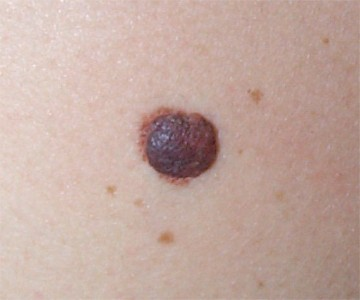
#> input picture data/gdb_benin.jpg, 360 x 300 px, found by its file name
$ python total_variation.py
#> lines starting #> are read from the running program, lines starting #| are printed output that depends on the picture
import numpy as np
import cv2
import matplotlib.pyplot as plt
import scipy.signal as signal
from divers import LECTURE_IMAGE


## Id
def Id(x):
    return x

## Id Transpose
def Idt(x):
    return x

## GRADIENT
def D(x):
    dim = (np.min(np.shape(x)) > 1) + 1
    if dim == 1:
        pass
    elif dim == 2:
        ker = np.array([[0,1,0], [1,-4,1], [0,1,0]], dtype=np.float64)
        lap = signal.convolve2d(x, ker, mode='same', boundary='symm')
    return lap

## GRADIENT Transpose
def Dt(x):
    dim = (np.min(np.shape(x)) > 1) + 1
    if dim == 1:
        pass
    elif dim == 2:
        ker = np.array([[0,1,0], [1,-4,1], [0,1,0]], dtype=np.float64)
        lap = signal.convolve2d(x, ker, mode='same', boundary='symm')
    return lap

## LAPLACIAN
def L(x):
    dim = (np.min(np.shape(x)) > 1) + 1
    if dim == 1:
        pass
    elif dim == 2:
        ker = np.array([[0,1,0], [1,-4,1], [0,1,0]], dtype=np.float64)
        lap = signal.convolve2d(x, ker, mode='same', boundary='symm')
    return lap

## LAPLACIAN Transpose
def Lt(x):
    dim = (np.min(np.shape(x)) > 1) + 1
    if dim == 1:
        pass
    elif dim == 2:
        ker = np.array([[0,1,0], [1,-4,1], [0,1,0]], dtype=np.float64)
        lap = signal.convolve2d(x, ker, mode='same', boundary='symm')
    return lap

## Prox norme L0
def prox_tau_L0(x, tau):
    return (x>tau)*x + (x<-tau)*x

## Prox norme L1
def prox_tau_L1(x, tau):
    return (x>tau)*(x-tau) + (x<-tau)*(x+tau)


def total_variation(z, lamb, gamma, operator, Niter):
    # Choix de l'opérateur
    if operator == 'id':
        G = Id
        Gt = Idt
    elif operator == 'gradient':
        G = D
        Gt = Dt
    elif operator == 'laplacian':
        G = L
        Gt = Lt

    def gradF(u):
        grad = -G(-Gt(u)+z)
        return grad

    # initialisation
    iter = 0
    ENERGIE = list()
    uk = G(z)

    # boucle
    while iter < Niter:
        uk1 = uk - gamma*gradF(uk) - gamma*prox_tau_L0( uk/gamma - gradF(uk), lamb/gamma)
        # faire calcul énergie pour voir si on a convergé
        cout = 0.5*np.linalg.norm(-Gt(uk1)-z, "fro")**2 + lamb*np.linalg.norm(uk1, 1)
        ENERGIE.append(cout)
        uk = uk1
        iter += 1

    # post traitement
    uhat = uk
    xhat = -Gt(uhat) + z
    return xhat, ENERGIE

def main():
    z = cv2.imread('./data/gdb_benin.jpg',0).astype(float)
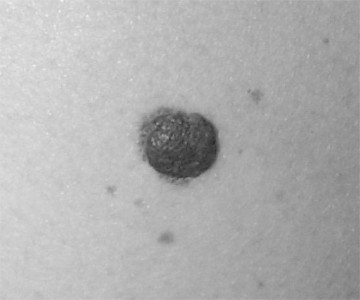
#> z: shape (300, 360) float64; min 40, max 245, mean 175.7
    plt.imshow(z, cmap='gray')
    plt.title('Z')

    lamb = 100
    gamma = 0.005
    Niter = 1e3
    operator = 'laplacian'
    xhat, ENERGIE = total_variation(z, lamb, gamma, operator, Niter)
#> the loop in total_variation, `while iter < Niter:` made 1000 passes
#> cout on passes 1 to 3: 1.73e+09, 1.73e+09, 1.73e+09
#> pass 1, in Lt, `lap = signal.convolve2d(x, ker, mode='same', boundary='symm')`:
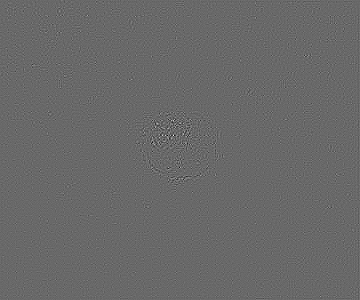
#> lap: shape (300, 360) float64; min -308, max 439, mean 0; drawn with min black and max white
#> after the loop in total_variation, `while iter < Niter:`:
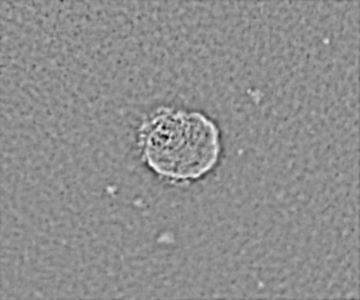
#> uk: shape (300, 360) float64; min -56.78, max 44.58, mean 0; drawn with min black and max white
#> after the loop in total_variation, `while iter < Niter:`: ENERGIE = 1000 values, max 1.73e+09 at index 0, min 1.71e+09 at index 220, mean 1.71e+09; iter = 1000

    plt.figure()
    plt.imshow(xhat, cmap='gray')
    plt.figure()
    plt.loglog(ENERGIE)

    (Gx, Gy) = np.gradient(xhat)
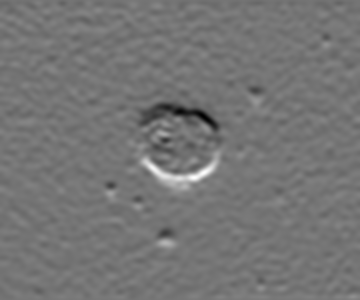
#> Gx: shape (300, 360) float64; min -11.7, max 13.55, mean -0.0543; drawn with min black and max white
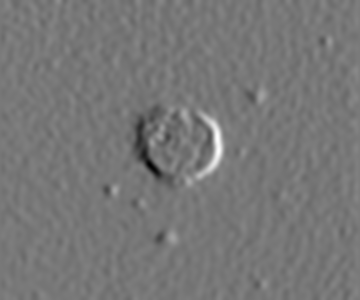
#> Gy: shape (300, 360) float64; min -13.37, max 14.75, mean -0.174; drawn with min black and max white
    NormCarre = np.square(Gx) + np.square(Gy)
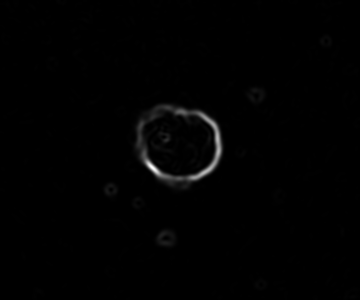
#> NormCarre: shape (300, 360) float64; min 4.61e-06, max 315.3, mean 2.6; drawn with min black and max white
    plt.figure()
    plt.imshow(NormCarre, cmap='gray')
    plt.show()
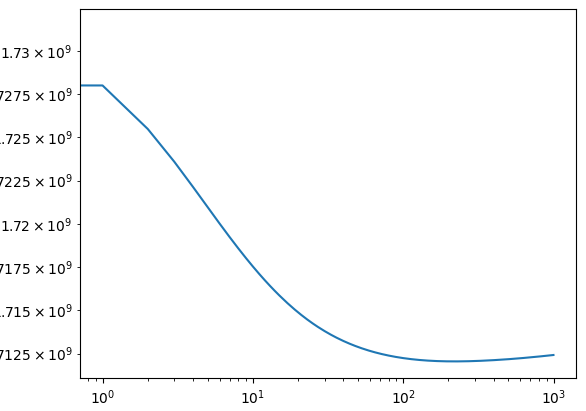
#> figure drawn by matplotlib, 1 panel; curve peaks at x = 0, y = 1.73e+09


if __name__ == '__main__':
    main()
